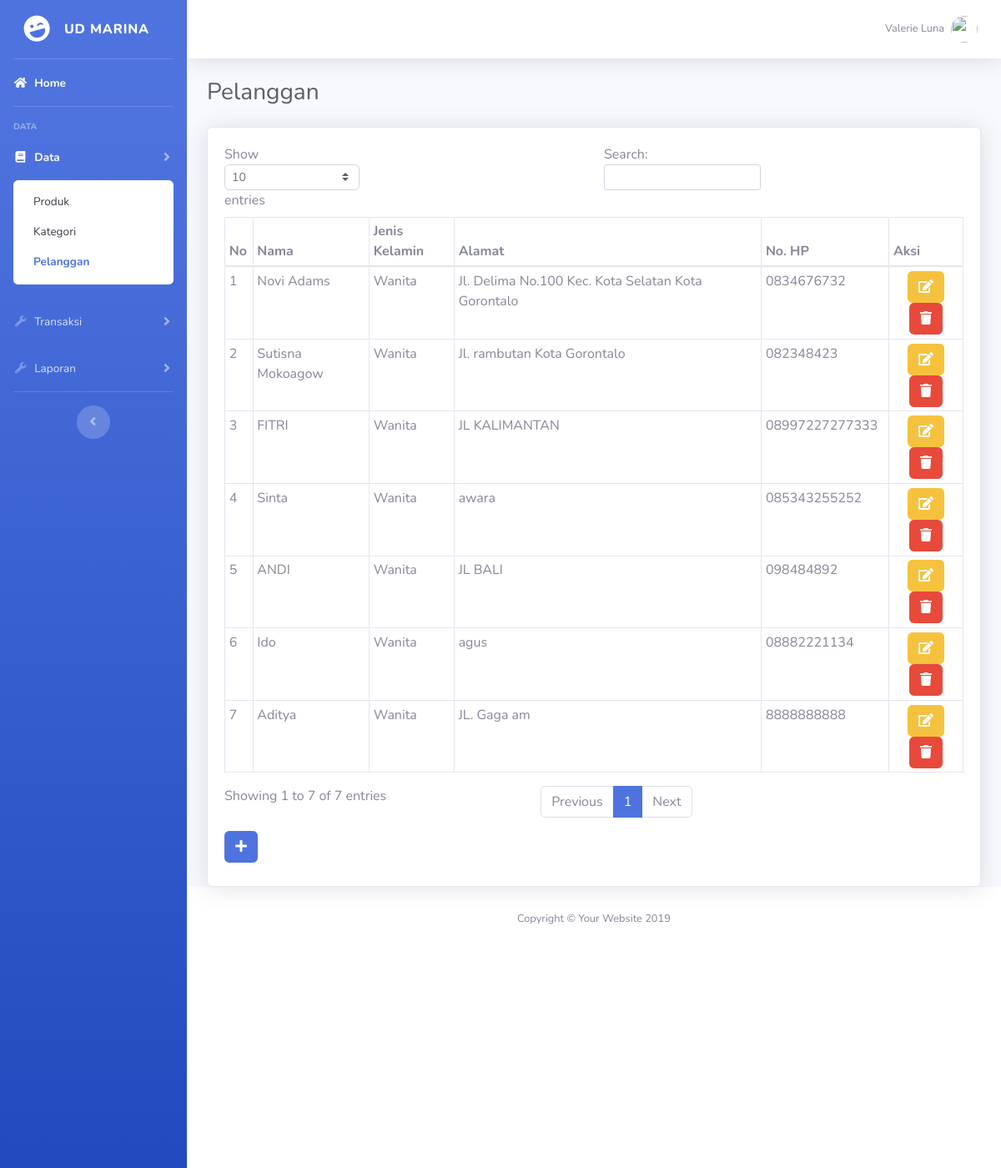
Before: /admin/index.php?page=pelanggan with the older database file.
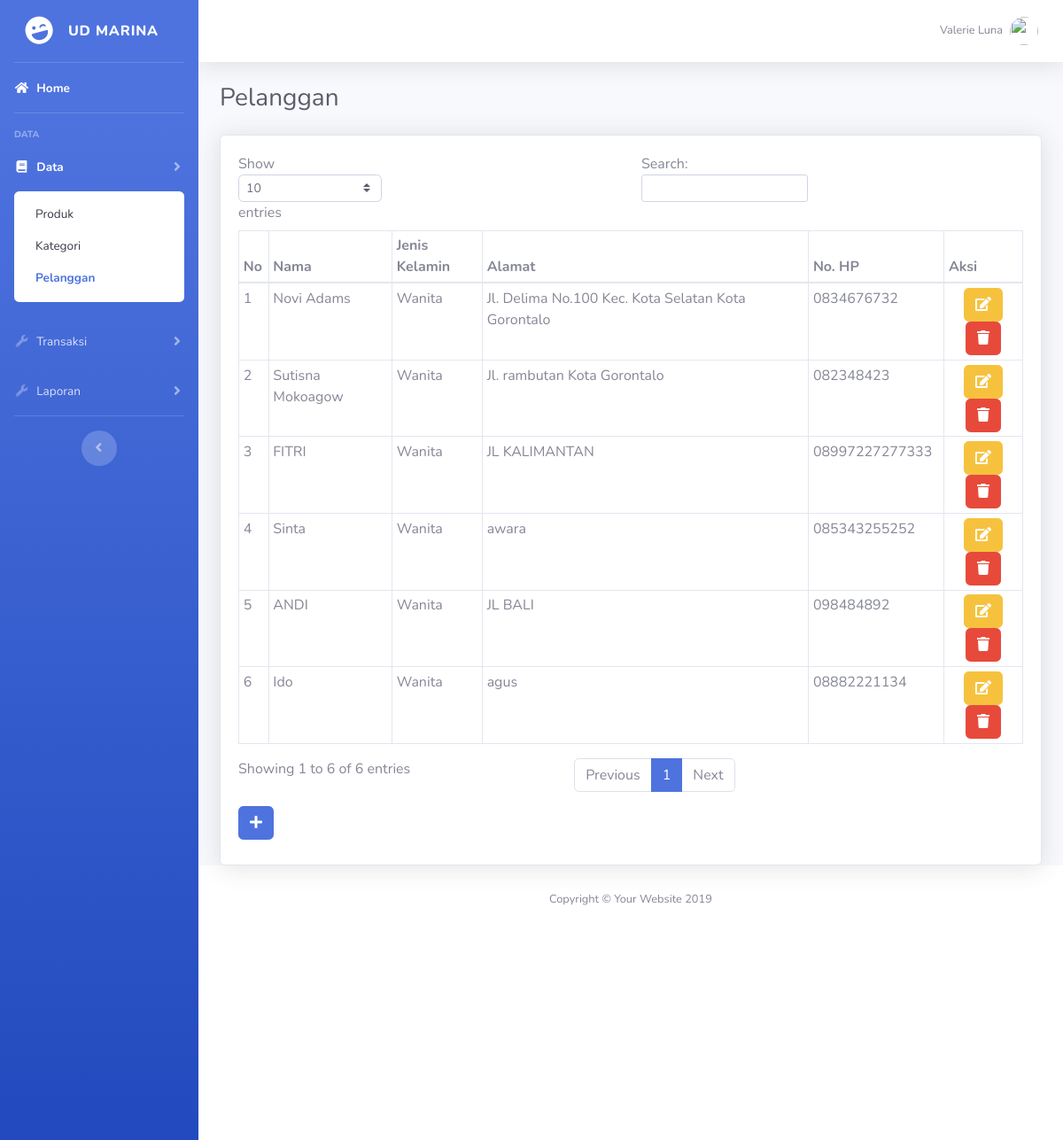
After: the same page with the newer database file.
### tables this page shows
CREATE TABLE IF NOT EXISTS `tbpelanggan` (
  `id` int(10) NOT NULL,
  `nama` varchar(100) NOT NULL,
  `kelamin` varchar(100) NOT NULL,
  `alamat` text NOT NULL,
  `phone` varchar(50) NOT NULL,
  `status` varchar(20) NOT NULL
);

### admin/page/pelanggan/pelanggan.php (the view, shortened to what this page needs)
<div class="row">
	<?php
	if($_GET['act']=='add' || $_GET['act']=='edit'){
		include "page/pelanggan/add_pelanggan.php";
	} else if($_GET['act']=='delete'){
		$id = $_GET['idp'];
		mysql_query("DELETE FROM tbpelanggan WHERE id='$id'");
		header("location:?page=pelanggan");
	} else {
	?>
	<div class="col-md-12">
		<div class="card shadow">
			<div class="card-body">
				<div class="table-responsive">
					<table class="table table-bordered table-sm" id="dataTable">
						<thead>
							<tr>
								<th>No</th>
								<th>Nama</th>
								<th>Jenis Kelamin</th>
								<th>Alamat</th>
								<th>No. HP</th>
								<th>Aksi</th>
							</tr>
						</thead>
						<tbody>
							<?php
							$sql = mysql_query("SELECT * FROM tbpelanggan ORDER BY id ASC");
							$no = 1;
							while($d = mysql_fetch_array($sql)){?>
								<tr>
									<td><?= $no++;?></td>
									<td><?= ucfirst($d['nama']);?></td>
									<td>
										<?php
										if($d['kelamin']=='p'){
											echo 'Pria';
										} else {
											echo 'Wanita';
										}
										?>
									</td>
									<td><?= $d['alamat'];?></td>
									<td><?= $d['phone'];?></td>
									<td class="text-center"><a href="?page=pelanggan&act=edit&idp=<?= $d['id'];?>" class="btn btn-warning"><i class="fa fa-edit"></i></a> <a href="?page=pelanggan&act=delete&idp=<?= $d['id'];?>" class="btn btn-danger" onclick="return confirm('Anda yakin ingin menghapus pelanggan ini?')"><i class="fa fa-trash"></i></a></td>
								</tr>
							<?php } ?>
						</tbody>
					</table>
					<a href="?page=pelanggan&act=add" class="btn btn-primary mb-2"><i class="fa fa-plus"></i></a>
				</div>
			</div>
		</div>
	</div>
<?php } ?>
</div>

Changed rows visible on the page:
removed tbpelanggan: nama "Aditya", kelamin "Wanita", alamat "JL. Gaga am", phone "8888888888"
Other visible differences:
text written by a page script: "Show entries Search: Showing 1 to 7 of 7 entries Previous 1 Next" → "Show entries Search: Showing 1 to 6 of 6 entries Previous 1 Next"
